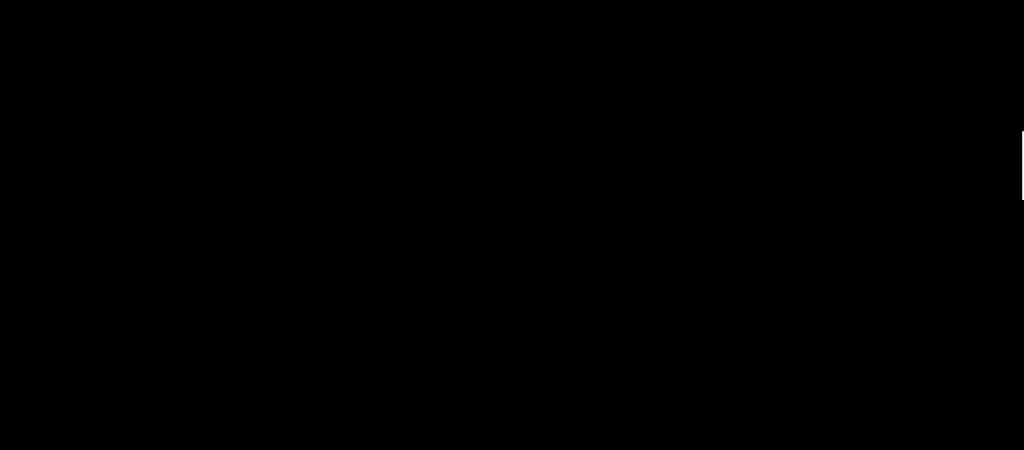
Frame 1 (no input)
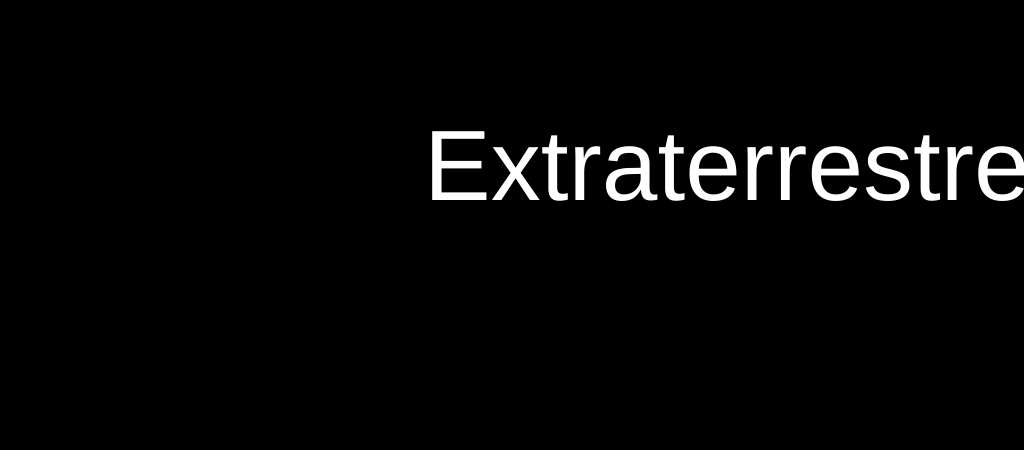
Frame 60 (no input)
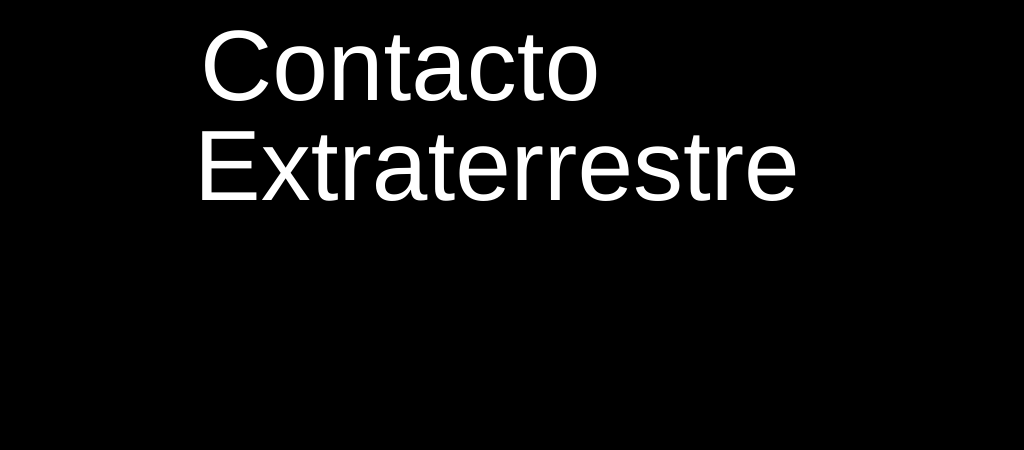
Frame 120 (the mouse pressed at the canvas centre since frame 60)

The p5.js sketch that drew these frames (run headless with seeded random() and noise() and a simulated clock; from frame 60 on, the mouse is pressed at the canvas centre):

// p5.js sketch
// ── sketch.js
var canvasX = 1024;
var canvasY = 450;
let inconsolata;
var x1=-1000;
var x2=1024;
var y1=-100;
var y2=600;
var x3=0;
var dx=10;
//
var marg = 40; // Margen de movimiento
var pixel = 5; // Medida del modulo de base 
var posX = 40; // Po1sición en X de la esquina superior izquierda del dibujo 
var posY = 300; //Posición en Y de la esquina superior izquierda del dibujo 
var posBX = 40; // 
var posBY = 360;
var shipW = pixel * 15; // Ancho nave 
var shipH = pixel * 16; // Alto nave
// Colores 
var blanco = "#F2F2F2";
var rojo = "#DD0005"; 
var azul = "#0055AC";
var pag2Salida = false;
var contador = 0;
//
var pagina = 1;
var colores = ["yellow","white","orange","red","green","blue"];
var rol_array = ["Contacto", "Dirigido por:", "Con:"];
var nombres_array = ["Extraterrestre", "Alfonso Cuarón M.", "Clive Owen"];

function setup() {
  createCanvas(canvasX, canvasY);
  background("black");
  fill("white");
  textSize(100);
  //
  text(rol_array[0], x1, 100);
  text(nombres_array[0], x2, 200);
}
function draw() {
  background("black");
  if(pagina==1){
  	pagina1();
  } else if (pagina==2) {
  	pagina2();
  } else if (pagina==3) {
  	pagina2Salida();
  } else if (pagina==4) {
  	pagina3();
  }
}
function pagina1() {
	if(x1<300){
		x1+=10;
	} else {
		//console.log(posX);
		if(posX<650){
			posX+=5;
			dibujaNave(posX);
		} else {
			x1+=10;
			x2-=10;
			if(x2<=-400){
				pagina = 2;
			}
		}
	}
	if (x2>200) {
		x2-=10;
	}
	text(rol_array[0], x1, 100);
	text(nombres_array[0], x2, 200);
}
function pagina2() {
	if (y1<200) {
		y1+=2;
		ys1 = y1;
	}
	if (y2>300) {
		y2-=2;
		ys2 = y2;
	}
	if (y1<200 && y2>300 && pag2Salida==false) {
		var x = Math.floor(Math.random()*1000);
		var y = Math.floor(Math.random()*1000);
		var d = Math.floor(Math.random()*1000);
		circle(x, y, d);
		text(rol_array[1], 200, y1);
		text(nombres_array[1], 30, y2);
	} else {
		pagina2Salida();
	}
}
function pagina2Salida() {
	pagina=3;
	if(contador>100){
		ys1-=2;
		ys2+=2;
		if (ys2>800) {
			pagina = 4;
		}
		fill(colores[Math.floor(Math.random()*colores.length)]);
		var x = Math.floor(Math.random()*1000);
		var y = Math.floor(Math.random()*1000);
		var d = Math.floor(Math.random()*1000);
		circle(x, y, d);
	} else {
		contador++;
	}
	text(rol_array[1], 200, ys1);
	text(nombres_array[1], 30, ys2);
}
function pagina3() {
	fill("white");
	text(rol_array[2], 30, 200);
	stroke("white");
	line(x3,0,x3,canvasY);
	if (x3>canvasX || x3 < 0) {
		dx*=-1;
	} 
	x3+=dx;
	fill(colores[Math.floor(Math.random()*colores.length)]);
	stroke("black");
	text(nombres_array[2], 30, 300);
}
function dibujaNave(posX) {
	stroke(255,50); 
	noFill(); 
	rect(posX, posY, shipW,shipH);
	// Nave 
	noStroke(); 
	fill(rojo); 
	rect(posX, posY + pixel * 8, pixel, pixel * 2); 
	// Columna 1 - Rojo 
	fill(blanco); 
	rect(posX, posY + pixel * 10, pixel, pixel * 6); 
	//Columna 1 - Blanco 
	rect(posX + pixel, posY + pixel * 12, pixel, pixel * 3); 
	// Columna 2 
	rect(posX + pixel * 2, posY + pixel * 11, pixel, pixel * 3); 
	// Columna 3 
	fill(rojo);
	rect(posX + pixel * 3, posY + pixel * 5, pixel, pixel * 2); 
	// Columna 4 - Rojo
	fill(blanco); 
	rect(posX + pixel * 3, posY + pixel * 7, pixel, pixel * 2); 
	// Columna 4 - Blanco Superior 
	fill(azul); 
	rect(posX + pixel * 3, posY + pixel * 9, pixel, pixel);
	// Columna 4 - Azul 
	fill(blanco); 
	rect(posX + pixel * 3, posY + pixel * 10, pixel,pixel * 3); 
	// Columna 4 - Blanco Inferior 
	fill(azul); 
	rect(posX + pixel * 4, posY + pixel * 8, pixel, pixel); 
	// Columna 5 - Azul 
	fill(blanco); 
	rect(posX + pixel * 4, posY + pixel * 9, pixel, pixel * 4); 
	// Columna 5 - Blanco 
	fill(rojo); 
	rect(posX + pixel * 4, posY + pixel * 13, pixel, pixel * 2); 
	// Columna 5 - Rojo 
	fill(blanco);
	rect(posX + pixel * 5, posY + pixel * 7, pixel, pixel * 5); 
	// Columna 6 - Blanco
	fill(rojo); 
	rect(posX + pixel * 5, posY + pixel * 12, pixel, pixel * 3); 
	// Columna 6 - Rojo 
	fill(blanco); 
	rect(posX + pixel * 6, posY + pixel * 3, pixel, pixel * 6); 
	// Columna 7 - Blanco Superior 
	fill(azul); 
	rect(posX + pixel * 6, posY + pixel * 9, pixel, pixel * 2); 
	// Columna 7 - Azul 
	fill(blanco); 
	rect(posX + pixel * 6, posY + pixel * 11, pixel, pixel * 3); 
	// Columna 7 - Blanco Inferior 
	rect(posX + pixel * 7, posY, pixel, pixel * 8);
	// Columna 8 - Blanco Superior 
	fill(azul); 
	rect(posX + pixel * 7, posY + pixel * 8, pixel, pixel * 2); 
	// Columna 8 - Azul 
	fill(blanco); 
	rect(posX + pixel * 7, posY + pixel * 10, pixel, pixel * 6); 
	// Columna 8 - Blanco Inferior 
	rect(posX + pixel * 8, posY + pixel * 3, pixel, pixel * 6); 
	// Columna 9 - Blanco Superior 
	fill(azul); 
	rect(posX + pixel * 8, posY+ pixel * 9, pixel, pixel * 2); 
	// Columna 9 - Azul 
	fill(blanco); 
	rect(posX + pixel * 8, posY + pixel * 11, pixel, pixel * 3); 
	// Columna 9 - Blanco Inferior 
	rect(posX + pixel * 9, posY + pixel * 7, pixel, pixel * 5); 
	// Columna 10 - Blanco 
	fill(rojo); rect(posX + pixel * 9, posY + pixel * 12, pixel, pixel * 3); 
	// Columna 10 - Rojo 
	fill(azul);
	rect(posX + pixel * 10, posY + pixel * 8, pixel, pixel); 
	// Columna 11 - Azul
	fill(blanco); 
	rect(posX + pixel * 10, posY + pixel * 9, pixel, pixel * 4); 
	// Columna 11 - Blanco 
	fill(rojo); rect(posX + pixel * 10, posY + pixel * 13, pixel, pixel * 2); 
	// Columna 11 - Rojo 
	rect(posX + pixel * 11, posY + pixel * 5, pixel, pixel * 2); 
	// Columna 12 - Rojo 
	fill(blanco); 
	rect(posX + pixel * 11, posY + pixel * 7, pixel, pixel * 2); 
	// Columna 12 - Blanco Superior 
	fill(azul); 
	rect(posX + pixel * 11, posY + pixel * 9, pixel, pixel); 
	// Columna 12 - Azul 
	fill(blanco); 
	rect(posX + pixel * 11, posY + pixel * 10, pixel, pixel * 3); 
	// Columna 12 - Blanco Inferior
	rect(posX + pixel * 12, posY + pixel * 11, pixel, pixel * 3); 
	// Columna 13
	rect(posX + pixel * 13, posY + pixel * 12, pixel, pixel * 3); 
	// Columna 14
	fill(rojo); 
	rect(posX + pixel * 14, posY + pixel * 8, pixel, pixel * 2); 
	// Columna 15 - Rojo 
	fill(blanco); 
	rect(posX + pixel * 14, posY + pixel * 10, pixel, pixel * 6); 
	// Columna 15 - Blanco 
}
